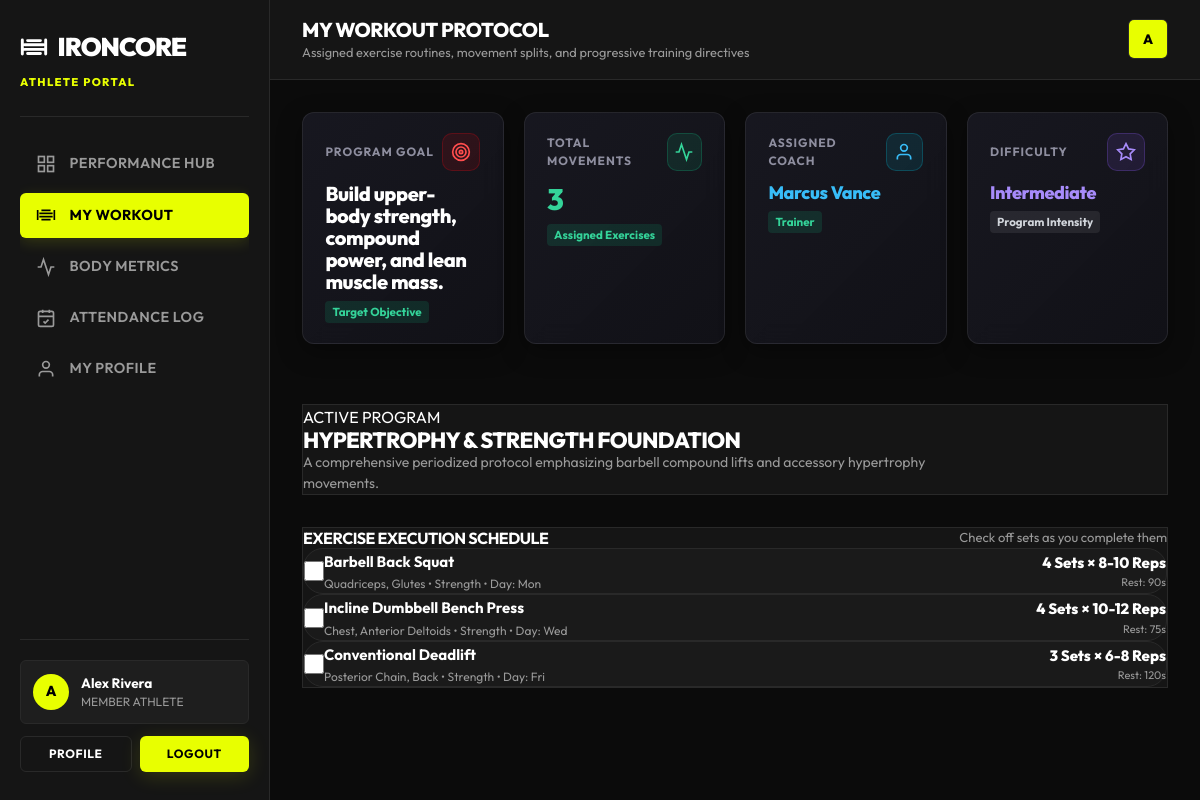
Page /member/workout.php (signed in) on the committed database.
### tables this page shows
CREATE TABLE IF NOT EXISTS `workout_plans` (
    `id` INT AUTO_INCREMENT PRIMARY KEY,
    `member_id` INT NOT NULL,
    `trainer_id` INT NULL,
    `title` VARCHAR(150) NOT NULL,
    `difficulty` ENUM('Beginner', 'Intermediate', 'Advanced') NOT NULL DEFAULT 'Intermediate',
    `goal` VARCHAR(255) NULL,
    `description` TEXT NULL,
    `start_date` DATE NOT NULL,
    `end_date` DATE NULL,
    `created_at` TIMESTAMP DEFAULT CURRENT_TIMESTAMP,
    FOREIGN KEY (`member_id`) REFERENCES `members`(`id`) ON DELETE CASCADE,
    FOREIGN KEY (`trainer_id`) REFERENCES `trainers`(`id`) ON DELETE SET NULL
);

CREATE TABLE IF NOT EXISTS `users` (
    `id` INT AUTO_INCREMENT PRIMARY KEY,
    `full_name` VARCHAR(100) NOT NULL,
    `username` VARCHAR(50) NOT NULL UNIQUE,
    `email` VARCHAR(150) NOT NULL UNIQUE,
    `password_hash` VARCHAR(255) NOT NULL,
    `role` ENUM('admin', 'trainer', 'member') NOT NULL DEFAULT 'member',
    `avatar` VARCHAR(255) NULL,
    `status` ENUM('active', 'inactive', 'suspended') NOT NULL DEFAULT 'active',
    `created_at` TIMESTAMP DEFAULT CURRENT_TIMESTAMP,
    `updated_at` TIMESTAMP DEFAULT CURRENT_TIMESTAMP ON UPDATE CURRENT_TIMESTAMP,
    INDEX `idx_username` (`username`),
    INDEX `idx_email` (`email`),
    INDEX `idx_role` (`role`)
);

CREATE TABLE IF NOT EXISTS `workout_plan_exercises` (
    `id` INT AUTO_INCREMENT PRIMARY KEY,
    `plan_id` INT NOT NULL,
    `exercise_id` INT NOT NULL,
    `sets` INT NOT NULL DEFAULT 3,
    `reps` VARCHAR(50) NOT NULL DEFAULT '10-12',
    `rest_seconds` INT DEFAULT 60,
    `day_of_week` ENUM('Mon','Tue','Wed','Thu','Fri','Sat','Sun') NOT NULL,
    FOREIGN KEY (`plan_id`) REFERENCES `workout_plans`(`id`) ON DELETE CASCADE,
    FOREIGN KEY (`exercise_id`) REFERENCES `exercise_catalog`(`id`) ON DELETE CASCADE
);

CREATE TABLE IF NOT EXISTS `exercise_catalog` (
    `id` INT AUTO_INCREMENT PRIMARY KEY,
    `name` VARCHAR(150) NOT NULL,
    `category` VARCHAR(50) NOT NULL,
    `muscle_group` VARCHAR(100) NOT NULL,
    `equipment` VARCHAR(100) NULL,
    `instructions` TEXT NULL
);

### app/views/member/workout.php (the view, shortened to what the rows shown need)
<?php
require_once __DIR__ . '/../../services/GymManagementService.php';
$userId = (int) ($_SESSION['user_id'] ?? 0);
$svc = new GymManagementService();
$memberData = $svc->memberDashboard($userId);
$workoutPlan = $memberData['workout_plan'];
$exercises = $memberData['workout_exercises'];
?>
<!DOCTYPE html>
<html lang="en">
<head>
  <link rel="stylesheet" href="/assets/css/style.css">
  <link rel="stylesheet" href="/assets/css/dashboard.css">
  <link rel="stylesheet" href="/assets/css/responsive.css">
  <link rel="stylesheet" href="/assets/css/admin-modules.css">
</head>
<body style="background-color: var(--color-bg);">
  <div class="dashboard-shell">
    <?php
    require_once __DIR__ . '/../layouts/member_nav.php';
    ?>
      <main class="dashboard-body">
        <?php if (!$workoutPlan): ?>
          <div class="modern-card" style="padding: var(--space-8); text-align: center; background: var(--color-surface); border: 1px solid var(--color-border); border-radius: var(--radius-xl); margin-top: var(--space-6);">
            <div style="width: 64px; height: 64px; border-radius: 50%; background: rgba(229, 9, 20, 0.1); color: var(--color-primary); display: flex; align-items: center; justify-content: center; margin: 0 auto var(--space-4);">
              <svg width="32" height="32" viewBox="0 0 24 24" fill="none" stroke="currentColor" stroke-width="2"><path d="M6.5 6.5h11M6.5 17.5h11M4 10h16M4 14h16M2 6v12M22 6v12"/></svg>
            </div>
            <h2 style="font-size: 20px; font-weight: 800; color: var(--color-text); margin-bottom: var(--space-2);">NO ACTIVE WORKOUT ROUTINE</h2>
            <p style="font-size: 14px; color: var(--color-text-muted); max-width: 460px; margin: 0 auto var(--space-6);">
              Your coach has not assigned a personalized workout plan yet. Speak to your trainer or front desk to get a tailored training split.
            </p>
          </div>
        <?php else: ?>
          <section class="module-kpi-grid cols-4">
            <div class="module-kpi-card accent-red">
              <div class="kpi-top-row">
                <span class="kpi-label">Program Goal</span>
                <div class="kpi-icon-wrap red">
                  <svg width="20" height="20" viewBox="0 0 24 24" fill="none" stroke="currentColor" stroke-width="2"><circle cx="12" cy="12" r="10"/><circle cx="12" cy="12" r="6"/><circle cx="12" cy="12" r="2"/></svg>
                </div>
              </div>
              <div class="kpi-main-val" style="font-size: 20px;"><?= htmlspecialchars($workoutPlan['goal'] ?? 'Strength') ?></div>
              <div class="kpi-sub-row">
                <span class="badge-trend positive">Target Objective</span>
              </div>
            </div>
            <div class="module-kpi-card accent-emerald">
              <div class="kpi-top-row">
                <span class="kpi-label">Total Movements</span>
                <div class="kpi-icon-wrap emerald">
                  <svg width="20" height="20" viewBox="0 0 24 24" fill="none" stroke="currentColor" stroke-width="2"><polyline points="22 12 18 12 15 21 9 3 6 12 2 12"/></svg>
                </div>
              </div>
              <div class="kpi-main-val" style="color: #34D399;"><?= count($exercises) ?></div>
              <div class="kpi-sub-row">
                <span class="badge-trend positive">Assigned Exercises</span>
              </div>
            </div>
            <div class="module-kpi-card accent-cyan">
              <div class="kpi-top-row">
                <span class="kpi-label">Assigned Coach</span>
                <div class="kpi-icon-wrap cyan">
                  <svg width="20" height="20" viewBox="0 0 24 24" fill="none" stroke="currentColor" stroke-width="2"><path d="M20 21v-2a4 4 0 0 0-4-4H8a4 4 0 0 0-4 4v2"/><circle cx="12" cy="7" r="4"/></svg>
                </div>
              </div>
              <div class="kpi-main-val" style="font-size: 18px; color: #38BDF8;"><?= htmlspecialchars($workoutPlan['trainer_name'] ?? 'Head Coach') ?></div>
              <div class="kpi-sub-row">
                <span class="badge-trend positive">Trainer</span>
              </div>
            </div>
            <div class="module-kpi-card accent-purple">
              <div class="kpi-top-row">
                <span class="kpi-label">Difficulty</span>
                <div class="kpi-icon-wrap purple">
                  <svg width="20" height="20" viewBox="0 0 24 24" fill="none" stroke="currentColor" stroke-width="2"><polygon points="12 2 15.09 8.26 22 9.27 17 14.14 18.18 21.02 12 17.77 5.82 21.02 7 14.14 2 9.27 8.91 8.26 12 2"/></svg>
                </div>
              </div>
              <div class="kpi-main-val" style="font-size: 18px; color: #A78BFA;"><?= htmlspecialchars($workoutPlan['difficulty'] ?? 'Intermediate') ?></div>
              <div class="kpi-sub-row">
                <span class="badge-trend neutral">Program Intensity</span>
              </div>
            </div>
          </section>
          <section class="modern-card" style="margin-top: var(--space-6); padding: var(--space-6); background: var(--color-surface); border: 1px solid var(--color-border); border-radius: var(--radius-xl);">
            <div style="display: flex; justify-content: space-between; align-items: flex-start; flex-wrap: wrap; gap: var(--space-4);">
              <div>
                <span class="badge badge-primary" style="margin-bottom: var(--space-2); display: inline-block;">ACTIVE PROGRAM</span>
                <h2 style="font-size: 22px; font-weight: 800; color: var(--color-text); margin: 0;"><?= htmlspecialchars($workoutPlan['title']) ?></h2>
                <p style="font-size: 14px; color: var(--color-text-muted); margin: var(--space-2) 0 0 0; line-height: 1.5; max-width: 700px;">
                  <?= htmlspecialchars($workoutPlan['description'] ?: 'Perform all prescribed sets with strict technique and controlled tempo. Rest 60-90s between sets.') ?>
                </p>
              </div>
            </div>
          </section>
          <section style="margin-top: var(--space-6);">
            <div class="modern-card" style="padding: var(--space-6); background: var(--color-surface); border: 1px solid var(--color-border); border-radius: var(--radius-xl);">
              <div style="display: flex; justify-content: space-between; align-items: center; margin-bottom: var(--space-4);">
                <h3 style="font-size: 16px; font-weight: 700; color: var(--color-text); margin: 0; text-transform: uppercase;">Exercise Execution Schedule</h3>
                <span style="font-size: 13px; color: var(--color-text-muted);">Check off sets as you complete them</span>
              </div>
              <div style="display: flex; flex-direction: column; gap: var(--space-3);">
                <?php if (empty($exercises)): ?>
                  <p style="color: var(--color-text-muted); font-size: 14px; text-align: center; padding: var(--space-6);">No exercise movements added to this routine yet.</p>
                <?php else: foreach ($exercises as $idx => $ex): ?>
                  <div class="exercise-item-card" style="display: flex; align-items: center; justify-content: space-between; padding: var(--space-4); background: rgba(255,255,255,0.02); border: 1px solid var(--color-border); border-radius: var(--radius-lg); flex-wrap: wrap; gap: var(--space-3);">
                    <div style="display: flex; align-items: center; gap: var(--space-3);">
                      <input type="checkbox" id="ex-check-<?= $idx ?>" style="width: 20px; height: 20px; cursor: pointer; accent-color: var(--color-primary);" onchange="toggleExerciseCompletion(this)">
                      <div>
                        <label for="ex-check-<?= $idx ?>" style="font-size: 15px; font-weight: 700; color: var(--color-text); cursor: pointer;"><?= htmlspecialchars($ex['exercise_name']) ?></label>
                        <div style="font-size: 12px; color: var(--color-text-muted); margin-top: 2px;">
                          <?= htmlspecialchars($ex['muscle_group'] ?? 'General') ?> • <?= htmlspecialchars($ex['category'] ?? 'Strength') ?> • Day: <?= htmlspecialchars($ex['day_of_week'] ?? 'Mon') ?>
                        </div>
                      </div>
                    </div>
                    <div style="display: flex; align-items: center; gap: var(--space-4);">
                      <div style="text-align: right;">
                        <div style="font-size: 15px; font-weight: 800; color: var(--color-primary);"><?= (int)$ex['sets'] ?> Sets × <?= htmlspecialchars($ex['reps']) ?> Reps</div>
                        <div style="font-size: 11px; color: var(--color-text-muted);">Rest: <?= (int)($ex['rest_seconds'] ?? 60) ?>s</div>
                      </div>
                    </div>
                  </div>
                <?php endforeach; endif; ?>
              </div>
            </div>
          </section>
        <?php endif; ?>
      </main>
    </div>
  </div>
</body>
</html>

### rows in the picture
workout_plans: goal "Build upper-body strength, compound power, and lean muscle mass.", users.full_name "Marcus Vance", difficulty "Intermediate", title "HYPERTROPHY & STRENGTH FOUNDATION", description "A comprehensive periodized protocol emphasizing barbell compound lifts and accessory hypertrophy movements."
workout_plan_exercises: exercise.name "Barbell Back Squat", exercise.muscle_group "Quadriceps, Glutes", exercise.category "Strength", day_of_week "Mon", sets "4", reps "8-10", rest_seconds "90"
workout_plan_exercises: exercise.name "Incline Dumbbell Bench Press", exercise.muscle_group "Chest, Anterior Deltoids", exercise.category "Strength", day_of_week "Wed", sets "4", reps "10-12", rest_seconds "75"
workout_plan_exercises: exercise.name "Conventional Deadlift", exercise.muscle_group "Posterior Chain, Back", exercise.category "Strength", day_of_week "Fri", sets "3", reps "6-8", rest_seconds "120"

### other values in the picture
$memberInitial "A"
$memberName "Alex Rivera"
$pageTitle "MY WORKOUT PROTOCOL"
$pageSubtitle "Assigned exercise routines, movement splits, and progressive training directives"
count($exercises) "3"
